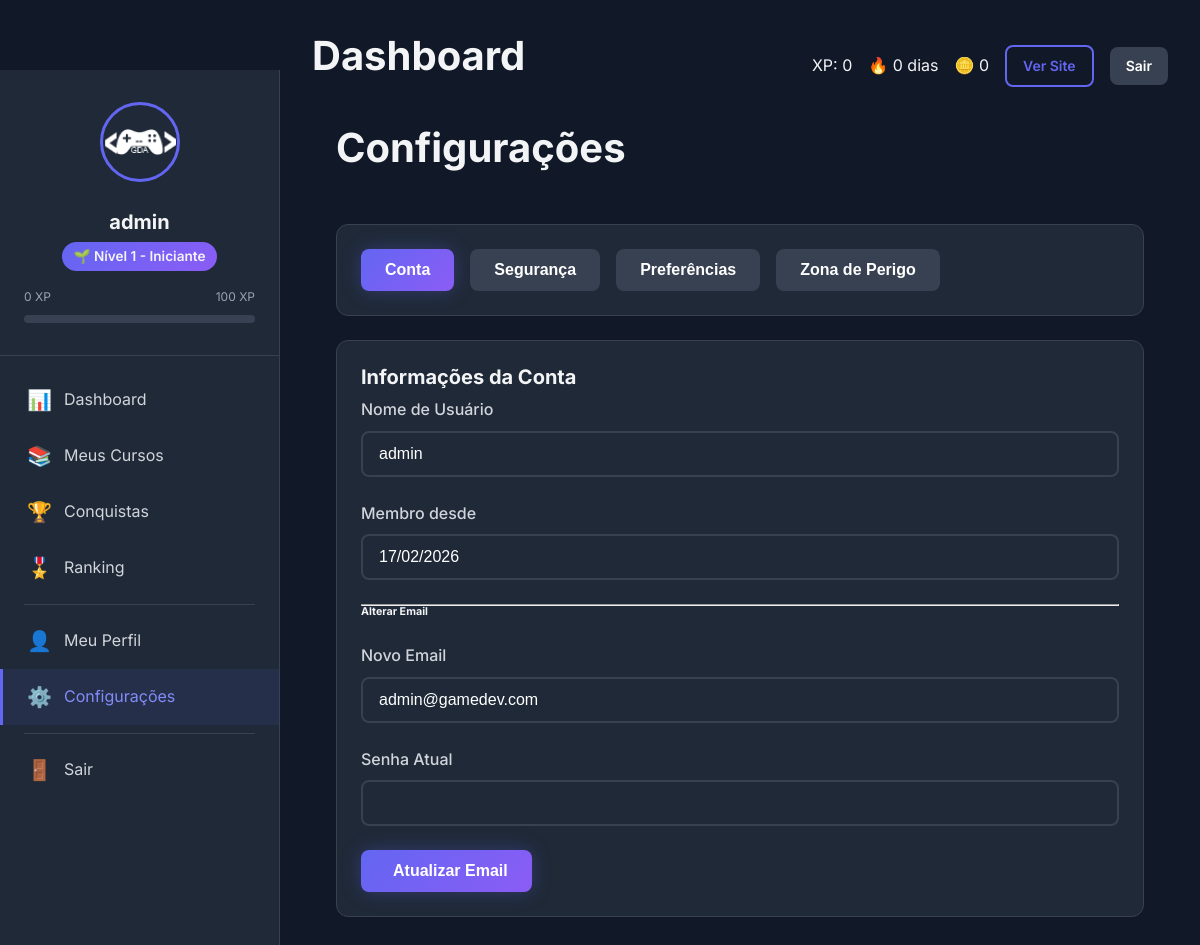
Screenshot of /user/settings.php (signed in) with the database file from the repository.
### tables this page shows
CREATE TABLE `users` (
    `id`                        INT UNSIGNED       NOT NULL AUTO_INCREMENT,
    `name`                      VARCHAR(100)       NOT NULL                          COMMENT 'Nome de exibição',
    `full_name`                 VARCHAR(200)       DEFAULT NULL                      COMMENT 'Nome completo',
    `first_name`                VARCHAR(100)       DEFAULT NULL                      COMMENT 'Primeiro nome',
    `last_name`                 VARCHAR(100)       DEFAULT NULL                      COMMENT 'Sobrenome',
    `username`                  VARCHAR(50)        NOT NULL                          COMMENT 'Username único',
    `email`                     VARCHAR(150)       NOT NULL                          COMMENT 'Email único para login',
    `password`                  VARCHAR(255)       NOT NULL                          COMMENT 'Hash bcrypt da senha',
    `role`                      ENUM('student','instructor','admin','super_admin')
                                                   NOT NULL DEFAULT 'student'        COMMENT 'Papel do usuário',
    `avatar`                    VARCHAR(500)       DEFAULT NULL                      COMMENT 'URL da foto de perfil',
    `bio`                       TEXT               DEFAULT NULL                      COMMENT 'Biografia',
    `phone`                     VARCHAR(20)        DEFAULT NULL                      COMMENT 'Telefone com DDD',
    `website`                   VARCHAR(255)       DEFAULT NULL                      COMMENT 'Site pessoal',
    `social_github`             VARCHAR(255)       DEFAULT NULL,
    `social_linkedin`           VARCHAR(255)       DEFAULT NULL,
    `social_twitter`            VARCHAR(255)       DEFAULT NULL,
    `social_youtube`            VARCHAR(255)       DEFAULT NULL,
    `specialization`            VARCHAR(255)       DEFAULT NULL                      COMMENT 'Área de especialização',
    `total_points`              INT UNSIGNED       NOT NULL DEFAULT 0                COMMENT 'Cache pontos gamificação',
    `xp_total`                  INT UNSIGNED       NOT NULL DEFAULT 0                COMMENT 'XP total do usuário',
    `coins`                     INT UNSIGNED       NOT NULL DEFAULT 0                COMMENT 'Moedas do usuário',
    `level`                     INT UNSIGNED       NOT NULL DEFAULT 1                COMMENT 'Nível atual do usuário',
    `streak_days`               INT UNSIGNED       NOT NULL DEFAULT 0                COMMENT 'Dias seguidos de atividade',
    `last_activity`             DATE               DEFAULT NULL                      COMMENT 'Data da última atividade',
    `email_verified_at`         TIMESTAMP          NULL DEFAULT NULL,
    `email_verification_token`  VARCHAR(100)       DEFAULT NULL,
    `password_reset_token`      VARCHAR(100)       DEFAULT NULL,
    `password_reset_expires`    TIMESTAMP          NULL DEFAULT NULL,
    `two_factor_secret`         VARCHAR(255)       DEFAULT NULL,
    `two_factor_enabled`        TINYINT(1)         NOT NULL DEFAULT 0,
    `last_login_at`             TIMESTAMP          NULL DEFAULT NULL,
    `last_login_ip`             VARCHAR(45)        DEFAULT NULL,
    `is_active`                 TINYINT(1)         NOT NULL DEFAULT 1,
    `status`                    ENUM('active','inactive','banned','pending')
                                                   NOT NULL DEFAULT 'active'        COMMENT 'Status do usuário',
    `preferences`               JSON               DEFAULT NULL,
    `created_at`                TIMESTAMP          NOT NULL DEFAULT CURRENT_TIMESTAMP,
    `updated_at`                TIMESTAMP          NOT NULL DEFAULT CURRENT_TIMESTAMP ON UPDATE CURRENT_TIMESTAMP,

    PRIMARY KEY (`id`),
    UNIQUE KEY `uk_users_email` (`email`),
    UNIQUE KEY `uk_users_username` (`username`),
    KEY `idx_users_role` (`role`),
    KEY `idx_users_active` (`is_active`),
    KEY `idx_users_status` (`status`),
    KEY `idx_users_created` (`created_at`),
    KEY `idx_users_points` (`total_points` DESC)
);

CREATE TABLE `levels` (
    `id`            INT UNSIGNED     NOT NULL AUTO_INCREMENT,
    `level_number`  INT UNSIGNED     NOT NULL,
    `title`         VARCHAR(50)      NOT NULL,
    `xp_required`   INT UNSIGNED     NOT NULL,
    `badge_icon`    VARCHAR(100)     DEFAULT NULL,
    `color`         VARCHAR(7)       NOT NULL DEFAULT '#6366f1',
    `perks`         TEXT             DEFAULT NULL,
    `created_at`    TIMESTAMP        NOT NULL DEFAULT CURRENT_TIMESTAMP,

    PRIMARY KEY (`id`),
    UNIQUE KEY `uk_level_number` (`level_number`),
    KEY `idx_levels_xp` (`xp_required`)
);

### user/settings.php (the view, shortened to what the rows shown need)
<?php
require_once __DIR__ . '/includes/header.php';
$pdo = getDBConnection();
$user_id = $_SESSION['user_id'] ?? null;
$stmt = $pdo->prepare("SELECT * FROM users WHERE id = ?");
$stmt->execute([$user_id]);
$user = $stmt->fetch(PDO::FETCH_ASSOC);
?>
    <div class="container">
        <div class="d-flex justify-content-between align-items-center mb-4">
            <h1 class="h3 mb-0"><i class="fas fa-cog text-primary me-2"></i>Configurações</h1>
        </div>
        <div id="tabAccount">
            <div class="card">
                <div class="card-body">
                    <div class="row">
                        <div class="col-md-6">
                            <div class="form-group">
                                <label class="form-label">Nome de Usuário</label>
                                <input type="text" value="<?= esc($user['username'] ?? '') ?>" class="form-control" disabled>
                            </div>
                        </div>
                        <div class="col-md-6">
                            <div class="form-group">
                                <label class="form-label">Membro desde</label>
                                <input type="text" value="<?= formatDate($user['created_at'] ?? '', 'd/m/Y') ?>" class="form-control" disabled>
                            </div>
                        </div>
                    </div>
                    <form method="POST">
                        <div class="row">
                            <div class="col-md-6">
                                <div class="form-group">
                                    <label for="email" class="form-label">Novo Email</label>
                                    <input type="email" id="email" name="email" value="<?= esc($user['email'] ?? '') ?>" class="form-control" required>
                                </div>
                            </div>
                        </div>
                    </form>
                </div>
            </div>
        </div>
    </div>
<?php require_once __DIR__ . '/includes/footer.php'; ?>

### user/includes/header.php (shortened to what the rows shown need)
<?php
require_once __DIR__ . '/../../config/database.php';
require_once __DIR__ . '/../../classes/Database.php';
require_once __DIR__ . '/../../classes/User.php';
require_once __DIR__ . '/../../classes/Auth.php';
require_once __DIR__ . '/../../classes/Course.php';
require_once __DIR__ . '/../../classes/Gamification.php';
require_once __DIR__ . '/../../includes/functions.php';
$auth = new Auth();
$auth->requireLogin();
$currentUser = $auth->getCurrentUser();
$userModel = new User();
$gamification = new Gamification();
$stats = $userModel->getStats($currentUser['id']);
$currentLevel = $userModel->getLevel($currentUser['xp_total']);
$progressToNext = $gamification->getProgressToNextLevel($currentUser['id']);
?>
<!DOCTYPE html>
<html lang="pt-BR">
<head>
    <link rel="stylesheet" href="<?= asset('css/main.css') ?>">
    <link rel="stylesheet" href="<?= asset('css/user.css') ?>">
</head>
<body>
    <div class="user-layout">
        <?php include __DIR__ . '/sidebar.php'; ?>
        <main class="user-main">
            <div class="user-header">
                <h1><?= $pageTitle ?? 'Dashboard' ?></h1>
                <div class="d-flex align-center gap-2">
                    <span>XP: <?= number_format($currentUser['xp_total']) ?></span>
                    <span>🔥 <?= $currentUser['streak_days'] ?> dias</span>
                    <span>🪙 <?= number_format($currentUser['coins']) ?></span>
                    <a href="<?= url() ?>" class="btn btn-sm btn-outline">Ver Site</a>
                    <a href="<?= url('logout.php') ?>" class="btn btn-sm btn-secondary">Sair</a>
                </div>
            </div>

### user/includes/sidebar.php (shortened to what the rows shown need)
<aside class="sidebar">
    <div class="sidebar-header">
        <img src="<?= getAvatar($currentUser['avatar']) ?>" alt="Avatar" class="sidebar-avatar">
        <div class="sidebar-username"><?= escape($currentUser['username']) ?></div>
        <div class="sidebar-level">
            <?= $currentLevel['badge_icon'] ?> Nível <?= $currentLevel['level_number'] ?> - <?= escape($currentLevel['title']) ?>
        </div>
        <div class="sidebar-xp-bar">
            <div class="sidebar-xp-info">
                <span><?= number_format($currentUser['xp_total']) ?> XP</span>
                <?php if (!$progressToNext['is_max_level']): ?>
                    <span><?= number_format($progressToNext['next_level_xp']) ?> XP</span>
                <?php else: ?>
                    <span>MAX</span>
                <?php endif; ?>
            </div>
            <div class="progress">
            </div>
        </div>
    </div>
</aside>

### rows the page displays
users: username "admin", xp_total "0", streak_days "0", coins "0", created_at "17/02/2026", email "admin@gamedev.com"
levels: badge_icon "🌱", level_number "1", title "Iniciante"

### other values shown
$progressToNext['next_level_xp'] "100"
$pageTitle "Dashboard"
